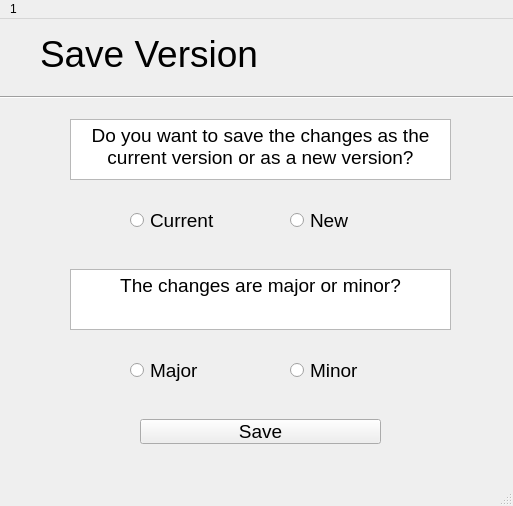
<?xml version="1.0" encoding="UTF-8"?>
<ui version="4.0">
 <class>SaveVersionWindow</class>
 <widget class="QMainWindow" name="SaveVersionWindow">
  <property name="geometry">
   <rect>
    <x>0</x>
    <y>0</y>
    <width>513</width>
    <height>506</height>
   </rect>
  </property>
  <property name="sizePolicy">
   <sizepolicy hsizetype="Preferred" vsizetype="Preferred">
    <horstretch>0</horstretch>
    <verstretch>0</verstretch>
   </sizepolicy>
  </property>
  <property name="windowTitle">
   <string>MainWindow</string>
  </property>
  <widget class="QWidget" name="centralwidget">
   <widget class="QLabel" name="label">
    <property name="geometry">
     <rect>
      <x>40</x>
      <y>10</y>
      <width>591</width>
      <height>51</height>
     </rect>
    </property>
    <property name="text">
     <string>&lt;html&gt;&lt;head/&gt;&lt;body&gt;&lt;p&gt;&lt;span style=&quot; font-size:28pt;&quot;&gt;Save Version&lt;/span&gt;&lt;/p&gt;&lt;/body&gt;&lt;/html&gt;</string>
    </property>
   </widget>
   <widget class="Line" name="line">
    <property name="geometry">
     <rect>
      <x>0</x>
      <y>70</y>
      <width>1161</width>
      <height>16</height>
     </rect>
    </property>
    <property name="orientation">
     <enum>Qt::Horizontal</enum>
    </property>
   </widget>
   <widget class="QTextBrowser" name="textBrowser">
    <property name="geometry">
     <rect>
      <x>70</x>
      <y>100</y>
      <width>381</width>
      <height>61</height>
     </rect>
    </property>
    <property name="html">
     <string>&lt;!DOCTYPE HTML PUBLIC &quot;-//W3C//DTD HTML 4.0//EN&quot; &quot;http://www.w3.org/TR/REC-html40/strict.dtd&quot;&gt;
&lt;html&gt;&lt;head&gt;&lt;meta name=&quot;qrichtext&quot; content=&quot;1&quot; /&gt;&lt;style type=&quot;text/css&quot;&gt;
p, li { white-space: pre-wrap; }
&lt;/style&gt;&lt;/head&gt;&lt;body style=&quot; font-family:'Ubuntu'; font-size:11pt; font-weight:400; font-style:normal;&quot;&gt;
&lt;p align=&quot;center&quot; style=&quot; margin-top:0px; margin-bottom:0px; margin-left:0px; margin-right:0px; -qt-block-indent:0; text-indent:0px;&quot;&gt;&lt;span style=&quot; font-size:14pt;&quot;&gt;Do you want to save the changes as the current version or as a new version?&lt;/span&gt;&lt;/p&gt;&lt;/body&gt;&lt;/html&gt;</string>
    </property>
   </widget>
   <widget class="QPushButton" name="saveBtn">
    <property name="geometry">
     <rect>
      <x>140</x>
      <y>400</y>
      <width>241</width>
      <height>25</height>
     </rect>
    </property>
    <property name="font">
     <font>
      <pointsize>14</pointsize>
     </font>
    </property>
    <property name="text">
     <string>Save</string>
    </property>
   </widget>
   <widget class="QTextBrowser" name="textBrowser_2">
    <property name="geometry">
     <rect>
      <x>70</x>
      <y>250</y>
      <width>381</width>
      <height>61</height>
     </rect>
    </property>
    <property name="html">
     <string>&lt;!DOCTYPE HTML PUBLIC &quot;-//W3C//DTD HTML 4.0//EN&quot; &quot;http://www.w3.org/TR/REC-html40/strict.dtd&quot;&gt;
&lt;html&gt;&lt;head&gt;&lt;meta name=&quot;qrichtext&quot; content=&quot;1&quot; /&gt;&lt;style type=&quot;text/css&quot;&gt;
p, li { white-space: pre-wrap; }
&lt;/style&gt;&lt;/head&gt;&lt;body style=&quot; font-family:'Ubuntu'; font-size:11pt; font-weight:400; font-style:normal;&quot;&gt;
&lt;p align=&quot;center&quot; style=&quot; margin-top:0px; margin-bottom:0px; margin-left:0px; margin-right:0px; -qt-block-indent:0; text-indent:0px;&quot;&gt;&lt;span style=&quot; font-size:14pt;&quot;&gt;The changes are major or minor?&lt;/span&gt;&lt;/p&gt;&lt;/body&gt;&lt;/html&gt;</string>
    </property>
   </widget>
   <widget class="QRadioButton" name="currentBtn">
    <property name="geometry">
     <rect>
      <x>130</x>
      <y>190</y>
      <width>112</width>
      <height>23</height>
     </rect>
    </property>
    <property name="font">
     <font>
      <pointsize>14</pointsize>
     </font>
    </property>
    <property name="text">
     <string>Current</string>
    </property>
    <attribute name="buttonGroup">
     <string notr="true">curNewBtnGroup</string>
    </attribute>
   </widget>
   <widget class="QRadioButton" name="newBtn">
    <property name="geometry">
     <rect>
      <x>290</x>
      <y>190</y>
      <width>112</width>
      <height>23</height>
     </rect>
    </property>
    <property name="font">
     <font>
      <pointsize>14</pointsize>
     </font>
    </property>
    <property name="text">
     <string>New</string>
    </property>
    <attribute name="buttonGroup">
     <string notr="true">curNewBtnGroup</string>
    </attribute>
   </widget>
   <widget class="QRadioButton" name="majorBtn">
    <property name="geometry">
     <rect>
      <x>130</x>
      <y>340</y>
      <width>112</width>
      <height>23</height>
     </rect>
    </property>
    <property name="font">
     <font>
      <pointsize>14</pointsize>
     </font>
    </property>
    <property name="text">
     <string>Major</string>
    </property>
    <attribute name="buttonGroup">
     <string notr="true">majorMinorBtnGroup</string>
    </attribute>
   </widget>
   <widget class="QRadioButton" name="minorBtn">
    <property name="geometry">
     <rect>
      <x>290</x>
      <y>340</y>
      <width>112</width>
      <height>23</height>
     </rect>
    </property>
    <property name="font">
     <font>
      <pointsize>14</pointsize>
     </font>
    </property>
    <property name="text">
     <string>Minor</string>
    </property>
    <attribute name="buttonGroup">
     <string notr="true">majorMinorBtnGroup</string>
    </attribute>
   </widget>
  </widget>
  <widget class="QMenuBar" name="menubar">
   <property name="geometry">
    <rect>
     <x>0</x>
     <y>0</y>
     <width>513</width>
     <height>22</height>
    </rect>
   </property>
   <widget class="QMenu" name="menuInteractive_System_Modelling">
    <property name="title">
     <string>1</string>
    </property>
   </widget>
   <addaction name="menuInteractive_System_Modelling"/>
  </widget>
  <widget class="QStatusBar" name="statusbar"/>
 </widget>
 <resources/>
 <connections/>
 <buttongroups>
  <buttongroup name="curNewBtnGroup"/>
  <buttongroup name="majorMinorBtnGroup"/>
 </buttongroups>
</ui>
